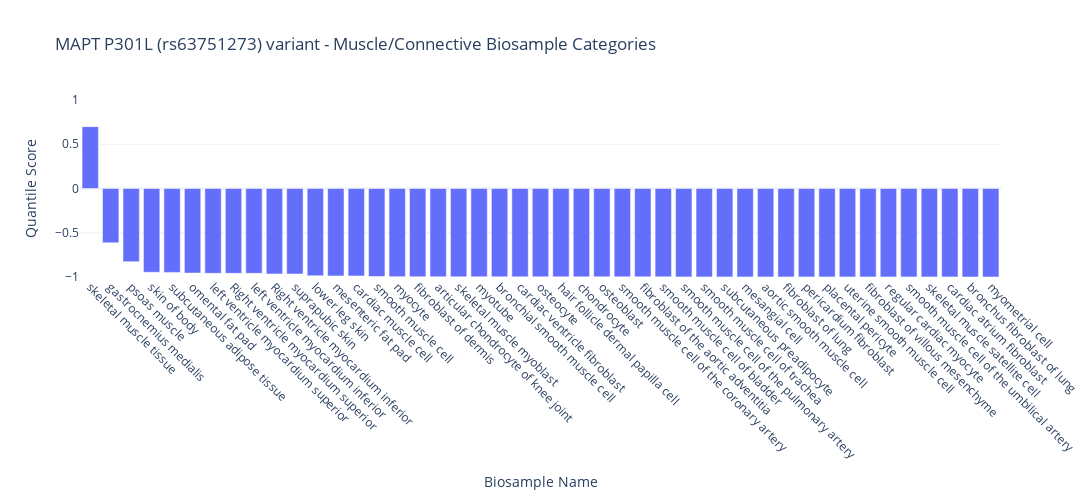
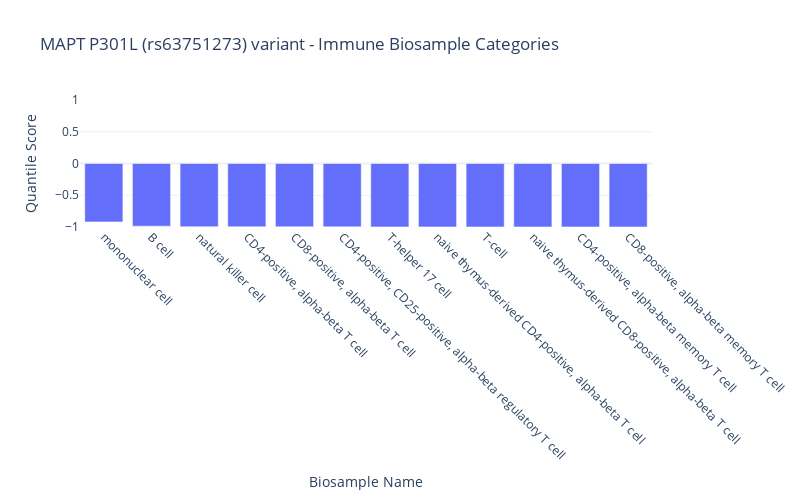
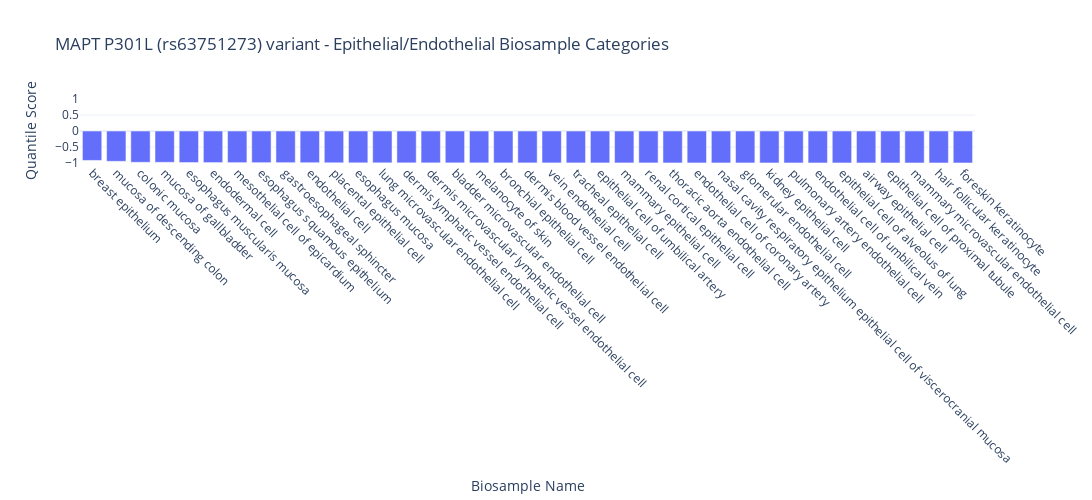
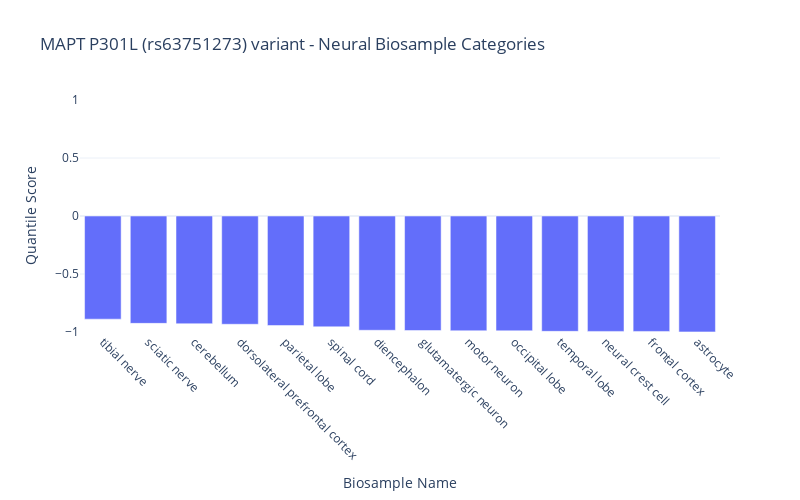

These figures' notebook cell, in order:
### Code cell
# Visualize quantile scores for all biosample names, creating separate plots for each category
import plotly.express as px
import plotly.graph_objects as go
import pandas as pd
import numpy as np
import os


# Function to map cell type to broad category
def map_category(cell):
    cell_lower = cell.lower()
    for category, keywords in categories.items():
        for keyword in keywords:
            if keyword.lower() in cell_lower:
                return category
    return "other"


# Apply mapping
rna_df["biosample_category"] = rna_df["biosample_name"].apply(map_category)

# Filter out "other" category and sort by category and quantile_score for better visualization
rna_df_filtered = rna_df[rna_df["biosample_category"] != "other"]

# Get unique categories
unique_categories = rna_df_filtered["biosample_category"].unique()

# Create output directory if it doesn't exist
output_dir = f"alphagenome_{gene}"
os.makedirs(output_dir, exist_ok=True)

# Create separate plots for each category
for category in unique_categories:
    category_data = rna_df_filtered[rna_df_filtered["biosample_category"] == category]
    category_data_sorted = category_data.sort_values("quantile_score", ascending=False)

    # Create bar plot for this category
    fig = px.bar(
        category_data_sorted,
        x="biosample_name",
        y="quantile_score",
        title=f"{gene_variant_name} - {category.replace('_', ' ').title()} Biosample Categories",
        labels={
            "quantile_score": "Quantile Score",
            "biosample_name": "Biosample Name",
        },
        width=max(
            800, len(category_data_sorted) * 30
        ),  # Adjust width based on number of items
        height=500,
        template="plotly_white",
    )

    # Update layout for better readability and consistent y-axis
    fig.update_layout(
        xaxis_tickangle=45,
        xaxis_title="Biosample Name",
        yaxis_title="Quantile Score",
        yaxis=dict(range=[-1, 1]),  # Set consistent y-axis range
    )

    # Export to files
    # Clean both gene_variant and category for safe filename
    clean_gene_variant = gene_variant_name.replace("/", "").replace(" ", "_")
    clean_category = category.replace("/", "_").replace(" ", "_")
    filename_base = f"{clean_gene_variant}_{clean_category}"
    jpg_filename = os.path.join(output_dir, f"{filename_base}.jpg")

    # Save as JPG (static image)
    fig.write_image(jpg_filename, width=fig.layout.width, height=fig.layout.height)

    # Show the plot
    fig.show()

    print(
        f"\n{category.replace('_', ' ').title()} category: {len(category_data_sorted)} biosample categories"
    )
    print("-" * 50)

print(f"\nAll plots exported to '{output_dir}' directory")

### Figure 1 — Plotly figure (JSON) as saved in the notebook; plotly's stock layout.template omitted (floating-point values rounded to 4 significant figures)
{"data": [{"hovertemplate": "Biosample Name=%{x}<br>Quantile Score=%{y}<extra></extra>", "legendgroup": "", "marker": {"color": "#636efa", "pattern": {"shape": ""}}, "name": "", "orientation": "v", "showlegend": false, "textposition": "auto", "type": "bar", "x": ["skeletal muscle tissue", "gastrocnemius medialis", "psoas muscle", "skin of body", "subcutaneous adipose tissue", "omental fat pad", "left ventricle myocardium superior", "Right ventricle myocardium superior", "left ventricle myocardium inferior", "Right ventricle myocardium inferior", "suprapubic skin", "lower leg skin", "mesenteric fat pad", "cardiac muscle cell", "smooth muscle cell", "myocyte", "fibroblast of dermis", "articular chondrocyte of knee joint", "skeletal muscle myoblast", "myotube", "bronchial smooth muscle cell", "cardiac ventricle fibroblast", "osteocyte", "hair follicle dermal papilla cell", "chondrocyte", "osteoblast", "smooth muscle cell of the coronary artery", "fibroblast of the aortic adventitia", "smooth muscle cell of bladder", "smooth muscle cell of the pulmonary artery", "smooth muscle cell of trachea", "subcutaneous preadipocyte", "mesangial cell", "aortic smooth muscle cell", "fibroblast of lung", "pericardium fibroblast", "placental pericyte", "uterine smooth muscle cell", "fibroblast of villous mesenchyme", "regular cardiac myocyte", "smooth muscle cell of the umbilical artery", "skeletal muscle satellite cell", "cardiac atrium fibroblast", "bronchus fibroblast of lung", "myometrial cell"], "xaxis": "x", "y": [0.6989, -0.6139, -0.8264, -0.9468, -0.9479, -0.9555, -0.9585, -0.9585, -0.9585, -0.9653, -0.9661, -0.9854, -0.9876, -0.9881, -0.9948, -0.9966, -0.9974, -0.9976, -0.9979, -0.9981, -0.9983, -0.9984, -0.9984, -0.9984, -0.9984, -0.9985, -0.9985, -0.9985, -0.9986, -0.9986, -0.9986, -0.9986, -0.9986, -0.9987, -0.9987, -0.9988, -0.9988, -0.9989, -0.9989, -0.9989, -0.9989, -0.9989, -0.9991, -0.9993, -0.9994], "yaxis": "y"}], "layout": {"barmode": "relative", "height": 500, "legend": {"tracegroupgap": 0}, "title": {"text": "MAPT P301L (rs63751273) variant - Muscle/Connective Biosample Categories"}, "width": 1350, "xaxis": {"anchor": "y", "domain": [0, 1], "tickangle": 45, "title": {"text": "Biosample Name"}}, "yaxis": {"anchor": "x", "domain": [0, 1], "range": [-1, 1], "title": {"text": "Quantile Score"}}}}

### Figure 2 — Plotly figure (JSON) as saved in the notebook; plotly's stock layout.template omitted (floating-point values rounded to 4 significant figures)
{"data": [{"hovertemplate": "Biosample Name=%{x}<br>Quantile Score=%{y}<extra></extra>", "legendgroup": "", "marker": {"color": "#636efa", "pattern": {"shape": ""}}, "name": "", "orientation": "v", "showlegend": false, "textposition": "auto", "type": "bar", "x": ["mononuclear cell", "B cell", "natural killer cell", "CD4-positive, alpha-beta T cell", "CD8-positive, alpha-beta T cell", "CD4-positive, CD25-positive, alpha-beta regulatory T cell", "T-helper 17 cell", "naive thymus-derived CD4-positive, alpha-beta T cell", "T-cell", "naive thymus-derived CD8-positive, alpha-beta T cell", "CD4-positive, alpha-beta memory T cell", "CD8-positive, alpha-beta memory T cell"], "xaxis": "x", "y": [-0.9205, -0.987, -0.9961, -0.9964, -0.9969, -0.9979, -0.9982, -0.9982, -0.9984, -0.9984, -0.9989, -0.9993], "yaxis": "y"}], "layout": {"barmode": "relative", "height": 500, "legend": {"tracegroupgap": 0}, "title": {"text": "MAPT P301L (rs63751273) variant - Immune Biosample Categories"}, "width": 800, "xaxis": {"anchor": "y", "domain": [0, 1], "tickangle": 45, "title": {"text": "Biosample Name"}}, "yaxis": {"anchor": "x", "domain": [0, 1], "range": [-1, 1], "title": {"text": "Quantile Score"}}}}

### Figure 3 — Plotly figure (JSON) as saved in the notebook; plotly's stock layout.template omitted (floating-point values rounded to 4 significant figures)
{"data": [{"hovertemplate": "Biosample Name=%{x}<br>Quantile Score=%{y}<extra></extra>", "legendgroup": "", "marker": {"color": "#636efa", "pattern": {"shape": ""}}, "name": "", "orientation": "v", "showlegend": false, "textposition": "auto", "type": "bar", "x": ["breast epithelium", "mucosa of descending colon", "colonic mucosa", "mucosa of gallbladder", "esophagus muscularis mucosa", "endodermal cell", "mesothelial cell of epicardium", "esophagus squamous epithelium", "gastroesophageal sphincter", "endothelial cell", "placental epithelial cell", "esophagus mucosa", "lung microvascular endothelial cell", "dermis lymphatic vessel endothelial cell", "dermis microvascular lymphatic vessel endothelial cell", "bladder microvascular endothelial cell", "melanocyte of skin", "bronchial epithelial cell", "dermis blood vessel endothelial cell", "vein endothelial cell", "tracheal epithelial cell", "epithelial cell of umbilical artery", "mammary epithelial cell", "renal cortical epithelial cell", "thoracic aorta endothelial cell", "endothelial cell of coronary artery", "nasal cavity respiratory epithelium epithelial cell of viscerocranial mucosa", "glomerular endothelial cell", "kidney epithelial cell", "pulmonary artery endothelial cell", "endothelial cell of umbilical vein", "epithelial cell of alveolus of lung", "airway epithelial cell", "epithelial cell of proximal tubule", "mammary microvascular endothelial cell", "hair follicular keratinocyte", "foreskin keratinocyte"], "xaxis": "x", "y": [-0.9205, -0.9479, -0.9785, -0.979, -0.9861, -0.9876, -0.9889, -0.9899, -0.9904, -0.9914, -0.9936, -0.9946, -0.9948, -0.9953, -0.9955, -0.9961, -0.9962, -0.9968, -0.9969, -0.9971, -0.9976, -0.9978, -0.9979, -0.9979, -0.998, -0.9983, -0.9984, -0.9984, -0.9987, -0.9987, -0.9987, -0.9988, -0.9989, -0.9989, -0.9991, -0.9991, -0.9992], "yaxis": "y"}], "layout": {"barmode": "relative", "height": 500, "legend": {"tracegroupgap": 0}, "title": {"text": "MAPT P301L (rs63751273) variant - Epithelial/Endothelial Biosample Categories"}, "width": 1110, "xaxis": {"anchor": "y", "domain": [0, 1], "tickangle": 45, "title": {"text": "Biosample Name"}}, "yaxis": {"anchor": "x", "domain": [0, 1], "range": [-1, 1], "title": {"text": "Quantile Score"}}}}

### Figure 4 — Plotly figure (JSON) as saved in the notebook; plotly's stock layout.template omitted (floating-point values rounded to 4 significant figures)
{"data": [{"hovertemplate": "Biosample Name=%{x}<br>Quantile Score=%{y}<extra></extra>", "legendgroup": "", "marker": {"color": "#636efa", "pattern": {"shape": ""}}, "name": "", "orientation": "v", "showlegend": false, "textposition": "auto", "type": "bar", "x": ["tibial nerve", "sciatic nerve", "cerebellum", "dorsolateral prefrontal cortex", "parietal lobe", "spinal cord", "diencephalon", "glutamatergic neuron", "motor neuron", "occipital lobe", "temporal lobe", "neural crest cell", "frontal cortex", "astrocyte"], "xaxis": "x", "y": [-0.8894, -0.9256, -0.9288, -0.9334, -0.9443, -0.9555, -0.9851, -0.9873, -0.9894, -0.9899, -0.9942, -0.9948, -0.995, -0.9991], "yaxis": "y"}], "layout": {"barmode": "relative", "height": 500, "legend": {"tracegroupgap": 0}, "title": {"text": "MAPT P301L (rs63751273) variant - Neural Biosample Categories"}, "width": 800, "xaxis": {"anchor": "y", "domain": [0, 1], "tickangle": 45, "title": {"text": "Biosample Name"}}, "yaxis": {"anchor": "x", "domain": [0, 1], "range": [-1, 1], "title": {"text": "Quantile Score"}}}}
